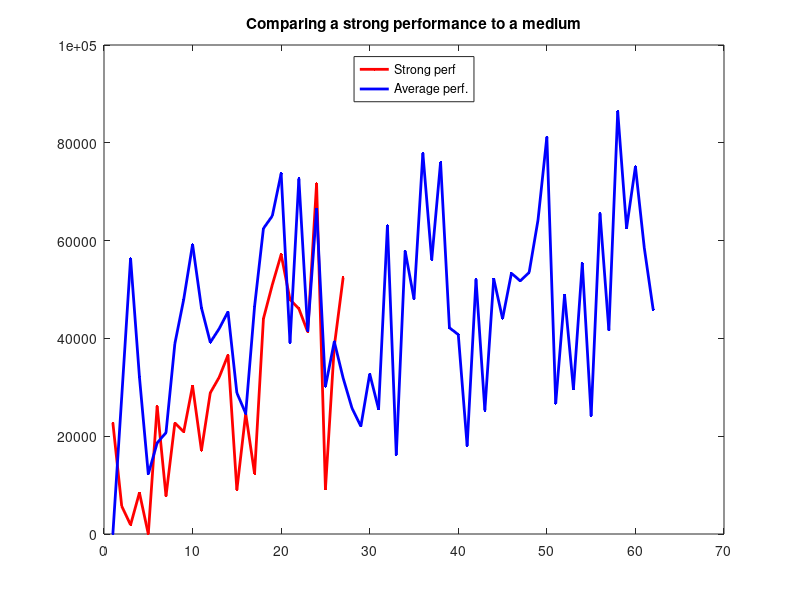

This chart was generated by the following MATLAB code:
y=[0, 28010, 56380, 32120, 12230, 18630, 20720, 38930, 47980, 59230, 46270, 39190, 41970, 45450, 28860, 24650, 46530, 62480, 65040, 73720, 39090, 72670, 41480, 66470, 30160, 39330, 31890, 25730, 22030, 32760, 25530, 63100, 16150, 57880, 48060, 77900, 56050, 76060, 42180, 40780, 18020, 52090, 25290, 52200, 44040, 53320, 51750, 53490, 64200, 81210, 26720, 48890, 29630, 55350, 24150, 65570, 41660, 86410, 62560, 75140, 58520, 45920];
erosszam=[1:length(y)];

y2=[22750, 5700, 1870, 8440, 0, 26150, 7740, 22710, 20890, 30280, 17100, 28870, 32030, 36590, 9010, 24630, 12320, 44030, 50950, 57150, 47950, 46090, 41320, 71650, 9180, 38380, 52430];
atlagszam=[1:length(y2)];
figure;

plot(atlagszam,y2,"r", "linewidth", 2, "marker",".",erosszam,y,"b", "linewidth", 2, "marker","." );
axis([0 70 0 100000]);
legend("Strong perf", "Average perf.", "location", "North");
title("Comparing a strong performance to a medium");
